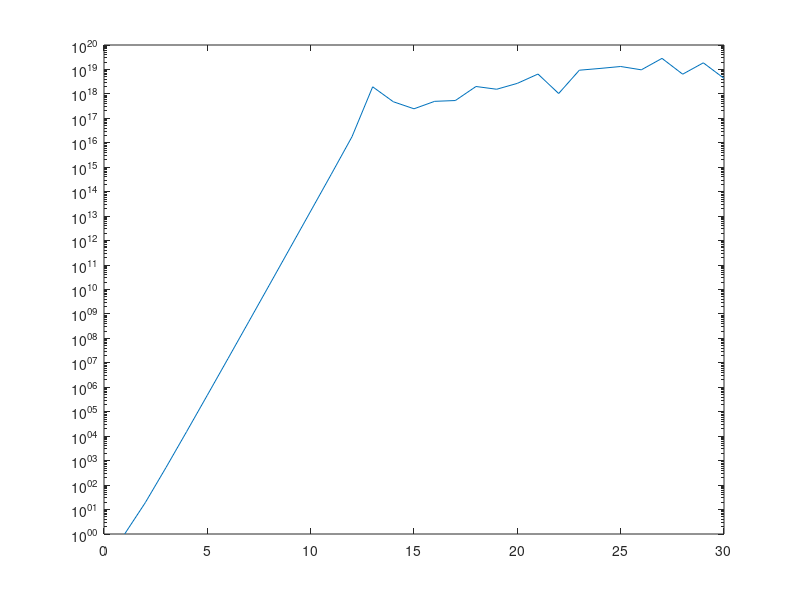

Write MATLAB code to recreate this figure.
%graphs the ln of the condition number of a
%30 x 30 Hilbert matrix
chilb=zeros(30,1);
for n=1:30
	chilb(n)=cond(hilb(n));
end
semilogy(chilb)
print('chilb.eps','-deps')